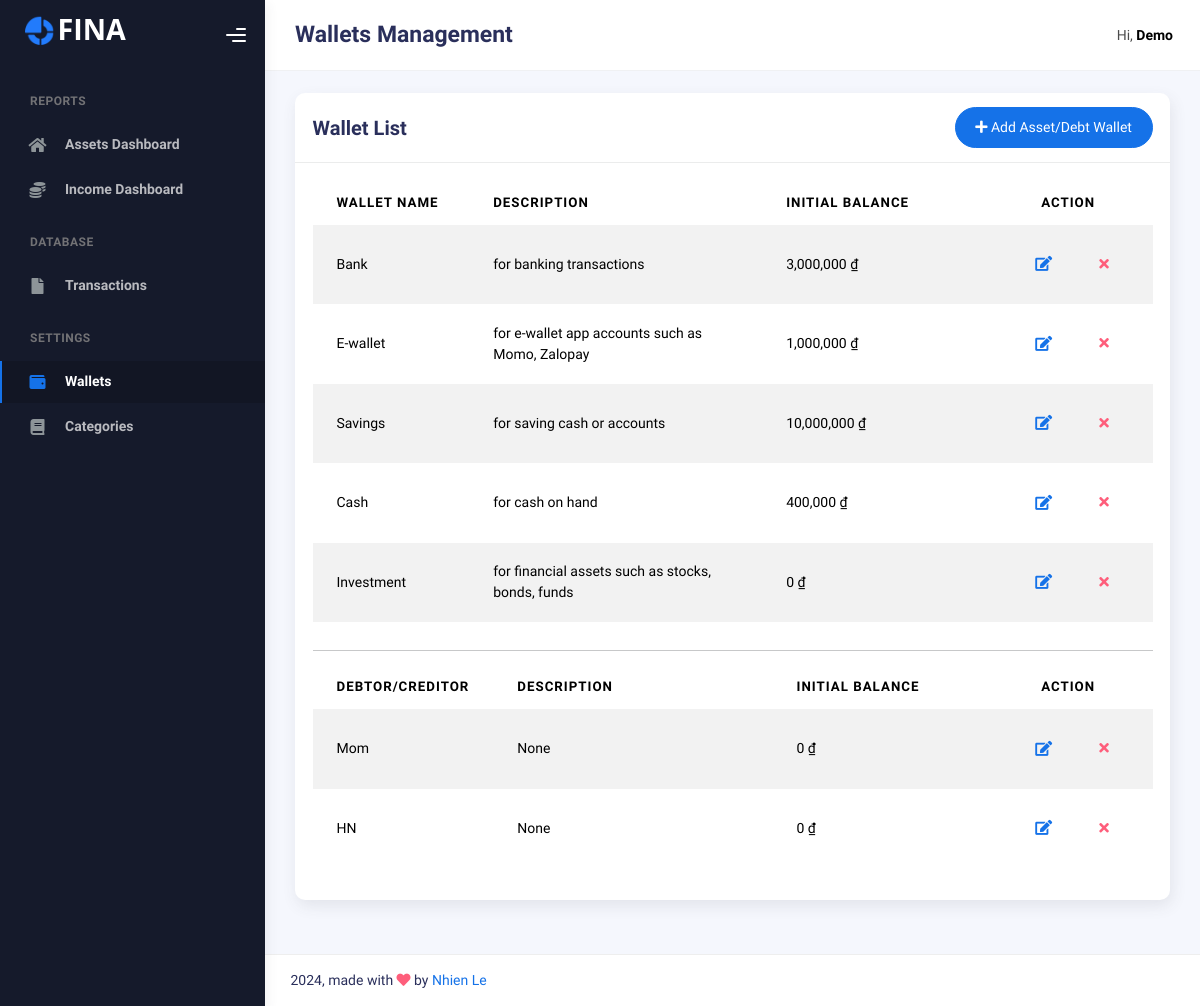
Screenshot of /wallets (signed in) with the database file from the repository.
### app/models.py (models this page shows)
class User(Base):
    __tablename__ = "users"
    id = Column(Integer, primary_key=True, index=True)
    username = Column(String, index=True)
    fullname = Column(String)
    email = Column(String, unique=True, index=True)
    hashed_password = Column(String)
    currency = Column(String)
    is_active = Column(Boolean, default=1)
    registered_date = Column(DateTime, default=datetime.now)
    updated_date = Column(DateTime, default=datetime.now, onupdate=datetime.now)
    wallets = relationship("Wallet", back_populates="user", cascade="all, delete-orphan")
    categorys = relationship("Category", back_populates="user", cascade="all, delete-orphan")
    transactions = relationship("Transaction", back_populates="user", cascade="all, delete-orphan")

class Wallet(Base):
    __tablename__ = "wallets"
    id = Column(Integer, primary_key=True, index=True)
    user_id = Column(Integer, ForeignKey("users.id"))
    wallet_name = Column(String)
    description = Column(String)
    liability = Column(Integer)
    initial_balance = Column(Float)
    user = relationship("User", back_populates="wallets")
    transaction = relationship("Transaction", back_populates="wallet", cascade="all, delete-orphan")

### main.py (the view)
@app.get('/wallets')
async def get_wallets(request: Request, db: Session = Depends(get_db)):
    user_id = request.cookies.get("user_id")
    user = crud.get_user(db, user_id=user_id)
    username = user.fullname
    wallets = crud.get_wallets(db, user_id=user_id, liability=0)
    debts = crud.get_wallets(db, user_id=user_id, liability=1)
    return templates.TemplateResponse('wallets.html',
                                      {'request': request,
                                       'username': username,
                                       'wallets': wallets,
                                       'debts': debts,
                                       'currency': user.currency})

### templates/wallets.html (shortened to what this page needs)
{% extends "layout.html" %}
{% block pagename %}Wallets Management{% endblock %}
{% block inner %}
<div class="col-md-12">
    <div class="card">
        <div class="card-header">
            <div class="d-flex align-items-center">
                <h4 class="card-title">Wallet List</h4>
                <button class="btn btn-primary btn-round ms-auto" data-bs-toggle="modal" data-bs-target="#addRowModal"
                    id="addRowButton">
                    <i class="fa fa-plus"></i>
                    Add Asset/Debt Wallet
                </button>
            </div>
        </div>
        <div class="card-body">
            <div class="table-responsive">
                <table id="multi-filter-select" class="display table table-striped table-hover">
                    <thead>
                        <tr>
                            <th class="table-column-width-1">Wallet Name</th>
                            <th class="table-column-width-2">Description</th>
                            <th class="table-column-width-3">Initial Balance</th>
                            <th class="table-column-width-4" style="text-align:center">Action</th>
                        </tr>
                    </thead>
                    <tbody>
                        {% for wallet in wallets %}
                        <tr>
                            <td>{{ wallet.wallet_name }}</td>
                            <td>{{ wallet.description }}</td>
                            <td>{{ wallet.initial_balance | format_money }}</td>
                            <td style="text-align:center">
                                <div class="form-button-action">
                                    <button type="button" data-bs-toggle="tooltip" title="Update"
                                        class="btn btn-link btn-primary btn-lg"
                                        onclick="openUpdateModal({{ wallet.id }},
                                                                '{{ wallet.wallet_name }}',
                                                                {{ wallet.initial_balance}},
                                                                '{{ wallet.description }}')">
                                        <i class="fa fa-edit"></i>
                                    </button>
                                    <button type="button" data-bs-toggle="tooltip" title="Remove"
                                    class="btn btn-link btn-danger" onclick="deleteWallet({{ wallet.id }})">
                                        <i class="fa fa-times"></i>
                                    </button>
                                </div>
                            </td>
                        </tr>
                        {% endfor %}
                    </tbody>
                </table>
            </div>
            <hr />
            <div class="table-responsive">
                <table id="multi-filter-select" class="display table table-striped table-hover">
                    <thead>
                        <tr>
                            <th class="table-column-width-1">Debtor/Creditor</th>
                            <th class="table-column-width-2">Description</th>
                            <th class="table-column-width-3">Initial Balance</th>
                            <th class="table-column-width-4" style="text-align:center">Action</th>
                        </tr>
                    </thead>
                    <tbody>
                        {% for wallet in debts %}
                        <tr>
                            <td>{{ wallet.wallet_name }}</td>
                            <td>{{ wallet.description }}</td>
                            <td>{{ wallet.initial_balance | format_money }}</td>
                            <td style="text-align:center">
                                <div class="form-button-action">
                                    <button type="button" data-bs-toggle="tooltip" title="Update"
                                        class="btn btn-link btn-primary btn-lg"
                                        onclick="openUpdateModal({{ wallet.id }},
                                                                '{{ wallet.wallet_name }}',
                                                                {{ wallet.initial_balance }},
                                                                '{{ wallet.description }}')">
                                        <i class="fa fa-edit"></i>
                                    </button>
                                    <button type="button" data-bs-toggle="tooltip" title="Remove"
                                    class="btn btn-link btn-danger" onclick="deleteWallet({{ wallet.id }})">
                                        <i class="fa fa-times"></i>
                                    </button>
                                </div>
                            </td>
                        </tr>
                        {% endfor %}
                    </tbody>
                </table>
            </div>
        </div>
    </div>
</div>
{% endblock %}

### templates/layout.html (shortened to what this page needs)
<!DOCTYPE html>
<html lang="en">
  <head>
    <link rel="stylesheet" href="static/css/bootstrap.min.css" />
    <link rel="stylesheet" href="static/css/plugins.min.css" />
    <link rel="stylesheet" href="static/css/kaiadmin.min.css" />
  </head>
  <body {% if request.cookies.get("darkmode")=="dark" %}data-background-color="dark"{% endif %}>
    <div class="wrapper">
      <div class="sidebar" data-background-color="dark2">
        <div class="sidebar-logo">
          <div class="logo-header" data-background-color="dark2">
            <a href="asset.html" class="logo">
              <img
                src="static/img/logo3.svg"
                alt="navbar brand"
                class="navbar-brand"
                height="60"
              />
            </a>
            <div class="nav-toggle">
              <button class="btn btn-toggle toggle-sidebar">
                <i class="gg-menu-right"></i>
              </button>
            </div>
          </div>
        </div>
        <div class="sidebar-wrapper scrollbar scrollbar-inner">
          <div class="sidebar-content">
            <ul class="nav nav-primary">
              <li class="nav-section">
                <h4 class="text-section">REPORTS</h4>
              </li>
              <li class="nav-item {% if request.path == '/assets_dashboard' %}active{% endif %}">
                  <a href="/assets_dashboard">
                      <i class="fas fa-home"></i>
                      <p>Assets Dashboard</p>
                  </a>
              </li>
              <li class="nav-item {% if request.path == '/income_dashboard' %}active{% endif %}">
                  <a href="/income_dashboard">
                      <i class="fas fa-coins"></i>
                      <p>Income Dashboard</p>
                  </a>
              </li>
              <li class="nav-section">
                  <h4 class="text-section">DATABASE</h4>
              </li>
              <li class="nav-item {% if request.path == '/transactions' %}active{% endif %}">
                  <a href="/transactions">
                      <i class="fas fa-file"></i>
                      <p>Transactions</p>
                  </a>
              </li>
              <li class="nav-section">
                <h4 class="text-section">SETTINGS</h4>
              </li>
              <li class="nav-item {% if request.path == '/wallets' %}active{% endif %}">
                  <a href="/wallets">
                      <i class="fas fa-wallet"></i>
                      <p>Wallets</p>
                  </a>
              </li>
              <li class="nav-item {% if request.path == '/categories' %}active{% endif %}">
                  <a href="/categories">
                      <i class="fas fa-book"></i>
                      <p>Categories</p>
                  </a>
              </li>
            </ul>
          </div>
        </div>
      </div>
      <div class="main-panel">
        <div class="main-header">
          <nav
            class="navbar navbar-header navbar-header-transparent navbar-expand-lg border-bottom" {% if request.cookies.get("darkmode")=="dark" %}data-background-color="dark2"{% endif %}
          >
            <div class="container-fluid">
              <nav class="nav-item topbar-user dropdown hidden-caret">
                <h3 class="fw-bold mb-3" style="margin-bottom: 0 !important;">{% block pagename %}{% endblock %}</h3>
              </nav>
              <ul class="navbar-nav topbar-nav ms-md-auto align-items-center">
                <li class="nav-item topbar-user dropdown hidden-caret">
                  <a
                    class="dropdown-toggle profile-pic"
                    data-bs-toggle="dropdown"
                    href="#"
                    aria-expanded="false"
                  >
                    <span class="profile-username">
                      <span class="op-7">Hi,</span>
                      <span class="fw-bold">{{ username }}</span>
                    </span>
                  </a>
                </li>
              </ul>
            </div>
          </nav>
        </div>
        <div class="container">
          <div class="page-inner">
            {% block inner %}
            {% endblock %}
          </div>
        </div>
        <footer class="footer">
          <div class="container-fluid d-flex justify-content-between">
            <div class="copyright">
              2024, made with <i class="fa fa-heart heart text-danger"></i> by
              <a href="http://www.nhienle.com">Nhien Le</a>
            </div>
          </div>
        </footer>
      </div>
    </div>
  </body>
</html>

### templates/wallets.html (style rules this page uses)
.table-column-width-1 { width: 20%; }
.table-column-width-2 { width: 40%; }
.table-column-width-3 { width: 30%; }
.table-column-width-4 { width: 10%; }

### rows the page displays
User: fullname "Demo"
Wallet: wallet_name "Bank", description "for banking transactions", initial_balance "3,000,000 ₫"
Wallet: wallet_name "E-wallet", description "for e-wallet app accounts such as Momo, Zalopay", initial_balance "1,000,000 ₫"
Wallet: wallet_name "Savings", description "for saving cash or accounts", initial_balance "10,000,000 ₫"
Wallet: wallet_name "Cash", description "for cash on hand", initial_balance "400,000 ₫"
Wallet: wallet_name "Investment", description "for financial assets such as stocks, bonds, funds", initial_balance "0 ₫"
Wallet: wallet_name "Mom", description "None", initial_balance "0 ₫"
Wallet: wallet_name "HN", description "None", initial_balance "0 ₫"
